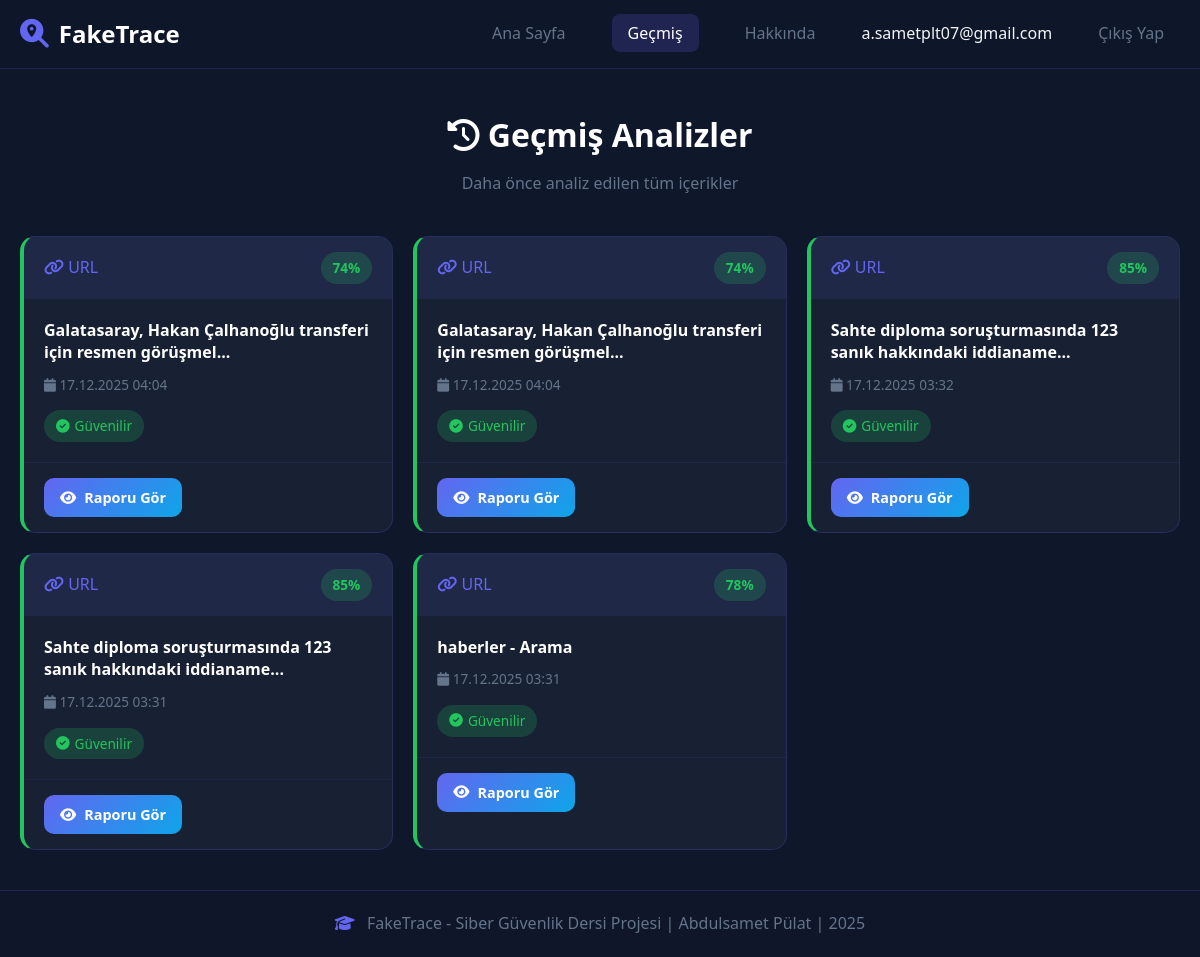
Before: /history/ (signed in) with the older database file.
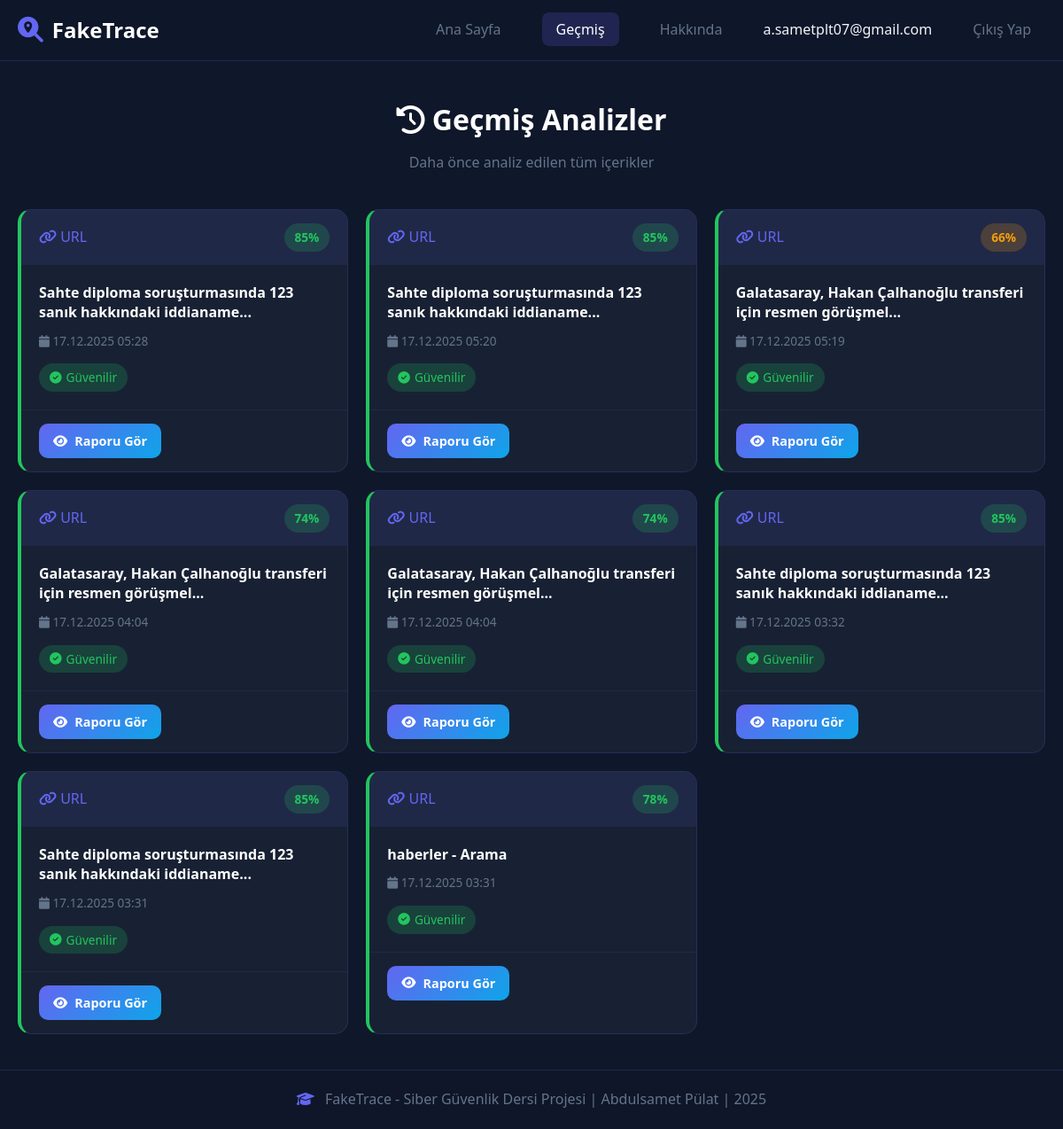
After: the same page with the newer database file.
### tables this page shows
CREATE TABLE contents (
            id INTEGER PRIMARY KEY AUTOINCREMENT,
            user_id INTEGER,
            content_type TEXT NOT NULL,
            original_url TEXT,
            original_text TEXT,
            title TEXT,
            text_hash TEXT,
            image_path TEXT,
            submitted_at DATETIME DEFAULT CURRENT_TIMESTAMP,
            status TEXT DEFAULT 'completed',
            reliability_score REAL DEFAULT 0,
            is_fake INTEGER DEFAULT 0
        );

### history/routes.py (the view)
@history_bp.route('/')
@login_required
def history():
    user_id = session.get('user_id')
    contents = get_contents_by_user_id(user_id)
    return render_template('history.html', contents=contents)

### models/database.py (called while the page is built)
def get_connection():
    conn = sqlite3.connect(DATABASE_PATH)
    conn.row_factory = sqlite3.Row
    return conn

def get_contents_by_user_id(user_id):
    conn = get_connection()
    cursor = conn.cursor()
    cursor.execute('SELECT * FROM contents WHERE user_id = ? ORDER BY submitted_at DESC', (user_id,))
    contents = [dict(row) for row in cursor.fetchall()]
    for c in contents:
        submitted = c.get('submitted_at')
        if submitted:
            try:
                dt = datetime.strptime(submitted, '%Y-%m-%d %H:%M:%S')
                dt = dt + timedelta(hours=3)
                c['submitted_at'] = dt.strftime('%d.%m.%Y %H:%M')
            except Exception:
                pass
    conn.close()
    return contents

### utils/auth.py (called while the page is built)
def login_required(f):
    @wraps(f)
    def decorated_function(*args, **kwargs):
        if not session.get('user_id'):
            flash('Lütfen giriş yapınız.', 'warning')
            return redirect(url_for('auth.login'))
        return f(*args, **kwargs)
    return decorated_function

### templates/history.html (shortened to what this page needs)
{% extends 'base.html' %}
{% block content %}
    <main class="history-page">
        <div class="container">
            <div class="page-header">
                <h1><i class="fas fa-history"></i> Geçmiş Analizler</h1>
                <p>Daha önce analiz edilen tüm içerikler</p>
            </div>
            {% if contents and contents|length > 0 %}
            <div class="history-grid">
                {% for content in contents %}
                <div class="history-card {% if content.is_fake %}fake{% else %}safe{% endif %}">
                    <div class="history-card-header">
                        <span class="content-type">
                            {% if content.content_type == 'url' %}
                                <i class="fas fa-link"></i> URL
                            {% elif content.content_type == 'text' %}
                                <i class="fas fa-file-alt"></i> Metin
                            {% else %}
                                <i class="fas fa-image"></i> Görsel
                            {% endif %}
                        </span>
                        <span class="score-badge {% if content.reliability_score >= 70 %}success{% elif content.reliability_score >= 40 %}warning{% else %}danger{% endif %}">
                            {{ content.reliability_score|round|int }}%
                        </span>
                    </div>
                    <div class="history-card-body">
                        <h3>{{ content.title[: 60] if content.title else 'Başlık yok' }}{% if content.title and content.title|length > 60 %}...{% endif %}</h3>
                        <p class="date">
                            <i class="fas fa-calendar"></i>
                            {{ content.submitted_at }}
                        </p>
                        {% if content.is_fake %}
                        <span class="verdict-badge danger">
                            <i class="fas fa-times-circle"></i> Şüpheli İçerik
                        </span>
                        {% else %}
                        <span class="verdict-badge success">
                            <i class="fas fa-check-circle"></i> Güvenilir
                        </span>
                        {% endif %}
                    </div>
                    <div class="history-card-footer">
                        <a href="/report/{{ content.id }}" class="btn btn-sm btn-primary">
                            <i class="fas fa-eye"></i> Raporu Gör
                        </a>
                    </div>
                </div>
                {% endfor %}
            </div>
            {% endif %}
        </div>
    </main>
{% endblock %}

### templates/base.html (shortened to what this page needs)
<!DOCTYPE html>
<html lang="tr">
<head>
    <link rel="stylesheet" href="{{ url_for('static', filename='style.css') }}">
    <link rel="stylesheet" href="https://cdnjs.cloudflare.com/ajax/libs/font-awesome/6.4.0/css/all.min.css">
</head>
<body>
    <nav class="navbar">
        <div class="container">
            <a href="/" class="logo">
                <i class="fas fa-search-location"></i>
                FakeTrace
            </a>
            <ul class="nav-links">
                <li><a href="/" {% if request.path == '/' %}class="active"{% endif %}>Ana Sayfa</a></li>
                <li><a href="/history" {% if '/history' in request.path %}class="active"{% endif %}>Geçmiş</a></li>
                <li><a href="/about" {% if '/about' in request.path %}class="active"{% endif %}>Hakkında</a></li>
                {% if session.get('user_email') %}
                    <li><span class="user-email">{{ session['user_email'] }}</span></li>
                    <li><a href="{{ url_for('auth.logout') }}" class="logout-btn">Çıkış Yap</a></li>
                {% else %}
                    <li><a href="{{ url_for('auth.login') }}" {% if '/login' in request.path %}class="active"{% endif %}>Giriş Yap</a></li>
                {% endif %}
            </ul>
        </div>
    </nav>
    {% block content %}{% endblock %}
    {% block footer %}
    <footer class="footer">
        <div class="container">
            <p>
                <i class="fas fa-graduation-cap"></i>
                FakeTrace - Siber Güvenlik Dersi Projesi | Abdulsamet Pülat | 2025
            </p>
        </div>
    </footer>
    {% endblock %}
</body>
</html>

### static/style.css (style rules this page uses)
* { margin: 0; padding: 0; box-sizing: border-box; }
:root { --primary: #6366f1; --primary-dark: #4f46e5; --secondary: #0ea5e9; --success: #22c55e; --warning: #f59e0b; --danger: #ef4444; --dark: #1e293b; --darker: #0f172a; --light: #f1f5f9; --gray: #64748b; --white: #ffffff; --gradient: linear-gradient(135deg, var(--primary) 0%, var(--secondary) 100%); }
body { font-family: 'Segoe UI', Tahoma, Geneva, Verdana, sans-serif; background: var(--darker); color: var(--light); min-height: 100vh; line-height: 1.6; }
.container { max-width: 1200px; margin: 0 auto; padding: 0 20px; }
a { text-decoration: none; color: inherit; }
.navbar { background: rgba(15, 23, 42, 0.95); backdrop-filter: blur(10px); border-bottom: 1px solid rgba(99, 102, 241, 0.2); padding: 15px 0; position: sticky; top: 0; z-index: 1000; }
.navbar .container { display: flex; justify-content: space-between; align-items: center; }
.logo { font-size: 1.5rem; font-weight: 700; color: var(--white); display: flex; align-items: center; gap: 10px; }
.logo i { color: var(--primary); font-size: 1.8rem; }
.nav-links { display: flex; list-style: none; gap: 30px; }
.nav-links a { color: var(--gray); font-weight: 500; transition: color 0.3s; padding: 8px 16px; border-radius: 8px; }
.nav-links a:hover, .nav-links a.active { color: var(--white); background: rgba(99, 102, 241, 0.2); }
.btn { display: inline-flex; align-items: center; gap: 8px; padding: 12px 24px; border-radius: 10px; font-size: 1rem; font-weight: 600; cursor: pointer; transition: all 0.3s; border: none; }
.btn-primary { background: var(--gradient); color: var(--white); }
.btn-sm { padding: 8px 16px; font-size: 0.9rem; }
.footer { background: rgba(15, 23, 42, 0.95); border-top: 1px solid rgba(99, 102, 241, 0.2); padding: 20px 0; text-align: center; color: var(--gray); }
.footer i { color: var(--primary); margin-right: 8px; }
.history-page { padding: 40px 0; min-height: calc(100vh - 140px); }
.page-header { text-align: center; margin-bottom: 40px; }
.page-header h1 { font-size: 2rem; color: var(--white); margin-bottom: 10px; }
.page-header p { color: var(--gray); }
.history-grid { display: grid; grid-template-columns: repeat(auto-fill, minmax(300px, 1fr)); gap: 20px; }
.history-card { background: rgba(30, 41, 59, 0.6); border: 1px solid rgba(99, 102, 241, 0.2); border-radius: 15px; overflow: hidden; transition: all 0.3s; }
.history-card.safe { border-left: 4px solid var(--success); }
.history-card-header { display: flex; justify-content: space-between; align-items: center; padding: 15px 20px; background: rgba(99, 102, 241, 0.1); }
.content-type { color: var(--primary); font-weight: 500; }
.score-badge { padding: 5px 12px; border-radius: 20px; font-size: 0.85rem; font-weight: 600; }
.score-badge.success { background: rgba(34, 197, 94, 0.2); color: var(--success); }
.score-badge.warning { background: rgba(245, 158, 11, 0.2); color: var(--warning); }
.history-card-body { padding: 20px; }
.history-card-body h3 { font-size: 1rem; color: var(--white); margin-bottom: 10px; line-height: 1.4; }
.history-card-body .date { color: var(--gray); font-size: 0.85rem; margin-bottom: 15px; }
.verdict-badge { display: inline-flex; align-items: center; gap: 5px; padding: 5px 12px; border-radius: 20px; font-size: 0.85rem; }
.verdict-badge.success { background: rgba(34, 197, 94, 0.2); color: var(--success); }
.history-card-footer { padding: 15px 20px; border-top: 1px solid rgba(99, 102, 241, 0.1); }

Changed rows visible on the page:
added contents: content_type "url" (drawn), reliability_score "85", title "Sahte diploma soruşturmasında 123 sanık hakkındaki iddianame", submitted_at "17.12.2025 05:28", is_fake 0 (drawn)
added contents: content_type "url" (drawn), reliability_score "85", title "Sahte diploma soruşturmasında 123 sanık hakkındaki iddianame", submitted_at "17.12.2025 05:20", is_fake 0 (drawn)
added contents: content_type "url" (drawn), reliability_score "66", title "Galatasaray, Hakan Çalhanoğlu transferi için resmen görüşmel", submitted_at "17.12.2025 05:19", is_fake 0 (drawn)
